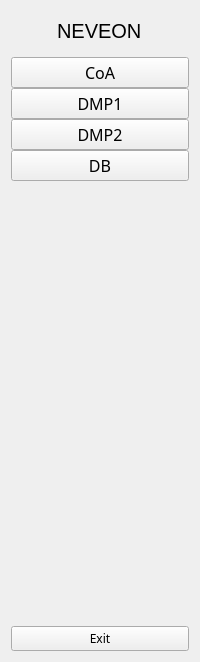
     <widget class="QWidget" name="fullMenuWidget" native="true">
      <property name="minimumSize">
       <size>
        <width>0</width>
        <height>0</height>
       </size>
      </property>
      <layout class="QVBoxLayout" name="verticalLayout_4">
       <item>
        <layout class="QHBoxLayout" name="horizontalLayout_2">
         <item>
          <widget class="QLabel" name="logo_label_2">
           <property name="minimumSize">
            <size>
             <width>40</width>
             <height>40</height>
            </size>
           </property>
           <property name="maximumSize">
            <size>
             <width>40</width>
             <height>40</height>
            </size>
           </property>
           <property name="text">
            <string/>
           </property>
           <property name="pixmap">
            <pixmap resource="resource.qrc">:/icons/icons/logo.svg</pixmap>
           </property>
           <property name="scaledContents">
            <bool>true</bool>
           </property>
          </widget>
         </item>
         <item>
          <widget class="QLabel" name="logo_text">
           <property name="font">
            <font>
             <pointsize>15</pointsize>
            </font>
           </property>
           <property name="text">
            <string>NEVEON</string>
           </property>
          </widget>
         </item>
        </layout>
       </item>
       <item>
        <layout class="QVBoxLayout" name="verticalLayout_2">
         <property name="spacing">
          <number>0</number>
         </property>
         <item>
          <widget class="QPushButton" name="coa_button_2">
           <property name="font">
            <font>
             <family>Satoshi Variable</family>
             <pointsize>12</pointsize>
             <bold>false</bold>
            </font>
           </property>
           <property name="text">
            <string>CoA</string>
           </property>
           <property name="icon">
            <iconset resource="resource.qrc">
             <normaloff>:/icons/icons/analysis.svg</normaloff>
             <normalon>:/icons/icons/CoA_alb.svg</normalon>:/icons/icons/analysis.svg</iconset>
           </property>
           <property name="iconSize">
            <size>
             <width>25</width>
             <height>25</height>
            </size>
           </property>
           <property name="checkable">
            <bool>true</bool>
           </property>
           <property name="autoExclusive">
            <bool>true</bool>
           </property>
          </widget>
         </item>
         <item>
          <widget class="QPushButton" name="dmp1_button_2">
           <property name="font">
            <font>
             <family>Satoshi Variable</family>
             <pointsize>12</pointsize>
             <bold>false</bold>
            </font>
           </property>
           <property name="text">
            <string>DMP1</string>
           </property>
           <property name="icon">
            <iconset resource="resource.qrc">
             <normaloff>:/icons/icons/tankDMP2.svg</normaloff>
             <normalon>:/icons/icons/tankDMP1_alb.svg</normalon>:/icons/icons/tankDMP2.svg</iconset>
           </property>
           <property name="iconSize">
            <size>
             <width>25</width>
             <height>25</height>
            </size>
           </property>
           <property name="checkable">
            <bool>true</bool>
           </property>
           <property name="autoExclusive">
            <bool>true</bool>
           </property>
          </widget>
         </item>
         <item>
          <widget class="QPushButton" name="dmp2_button_2">
           <property name="font">
            <font>
             <family>Satoshi Variable</family>
             <pointsize>12</pointsize>
             <bold>false</bold>
            </font>
           </property>
           <property name="text">
            <string>DMP2</string>
           </property>
           <property name="icon">
            <iconset resource="resource.qrc">
             <normaloff>:/icons/icons/tankDMP1.svg</normaloff>
             <normalon>:/icons/icons/tankDMP2_alb.svg</normalon>:/icons/icons/tankDMP1.svg</iconset>
           </property>
           <property name="iconSize">
            <size>
             <width>25</width>
             <height>25</height>
            </size>
           </property>
           <property name="checkable">
            <bool>true</bool>
           </property>
           <property name="autoExclusive">
            <bool>true</bool>
           </property>
          </widget>
         </item>
         <item>
          <widget class="QPushButton" name="db_button_2">
           <property name="font">
            <font>
             <family>Satoshi Variable</family>
             <pointsize>12</pointsize>
             <bold>false</bold>
            </font>
           </property>
           <property name="text">
            <string>DB</string>
           </property>
           <property name="icon">
            <iconset resource="resource.qrc">
             <normaloff>:/icons/icons/DB.svg</normaloff>
             <normalon>:/icons/icons/SQL_alb_nou.svg</normalon>:/icons/icons/DB.svg</iconset>
           </property>
           <property name="iconSize">
            <size>
             <width>25</width>
             <height>25</height>
            </size>
           </property>
           <property name="checkable">
            <bool>true</bool>
           </property>
           <property name="autoExclusive">
            <bool>true</bool>
           </property>
          </widget>
         </item>
        </layout>
       </item>
       <item>
        <spacer name="verticalSpacer_2">
         <property name="orientation">
          <enum>Qt::Vertical</enum>
         </property>
         <property name="sizeHint" stdset="0">
          <size>
           <width>20</width>
           <height>439</height>
          </size>
         </property>
        </spacer>
       </item>
       <item>
        <widget class="QPushButton" name="exit_button_2">
         <property name="font">
          <font>
           <family>Satoshi Variable</family>
          </font>
         </property>
         <property name="text">
          <string>Exit</string>
         </property>
         <property name="icon">
          <iconset resource="resource.qrc">
           <normaloff>:/icons/icons/exit.svg</normaloff>
           <normalon>:/icons/icons/exit.svg</normalon>:/icons/icons/exit.svg</iconset>
         </property>
         <property name="iconSize">
          <size>
           <width>25</width>
           <height>25</height>
          </size>
         </property>
        </widget>
       </item>
      </layout>
     </widget>
